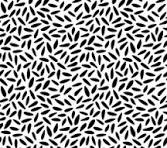
#> input picture DIP_Tasks/2.jfif, 167 x 148 px
$ jupyter execute Task_02_DIP.ipynb
#> lines starting #> are read from the running program, lines starting #| are printed output that depends on the picture; after the words box and inside, x2 and y2 are one past the last pixel; in counts of white or black regions, pixels touching at a corner belong together
## **Digital Image Processing Lab Task: 02**
## **2023-SE-21**

[cell 1]
import cv2
import matplotlib.pyplot as plt

[cell 2]
img = cv2.imread("2.jfif")  # load the image
#> img is the input picture: shape (148, 167, 3); min 0, max 255, mean 161.1

# convert BGR → RGB (because OpenCV stores colors in reverse order)
img = cv2.cvtColor(img, cv2.COLOR_BGR2RGB)

plt.imshow(img)
plt.title("Original Colored Image")
plt.axis("off")

[cell 3]
R = img.copy()
R[:, :, 1] = 0   # remove green channel
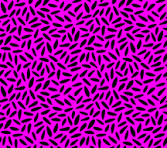
#> R: shape (148, 167, 3); mean R, G, B 161.1, 0, 161.1
R[:, :, 2] = 0   # remove blue channel
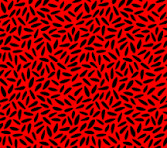
#> R: shape (148, 167, 3); mean R, G, B 161.1, 0, 0

plt.imshow(R)
plt.title("Red Component")
plt.axis("off")

[cell 4]
G = img.copy()
G[:, :, 0] = 0   # remove red
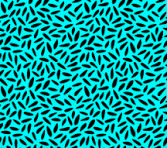
#> G: shape (148, 167, 3); mean R, G, B 0, 161.1, 161.1
G[:, :, 2] = 0   # remove blue
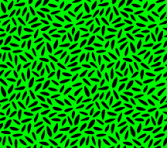
#> G: shape (148, 167, 3); mean R, G, B 0, 161.1, 0

plt.imshow(G)
plt.title("Green Component")
plt.axis("off")

[cell 5]
B = img.copy()
B[:, :, 0] = 0   # remove red
B[:, :, 1] = 0   # remove green
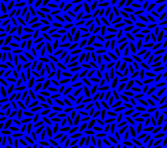
#> B: shape (148, 167, 3); mean R, G, B 0, 0, 161.1

plt.imshow(B)
plt.title("Blue Component")
plt.axis("off")

[cell 6]
gray = cv2.cvtColor(img, cv2.COLOR_RGB2GRAY)

plt.imshow(gray, cmap="gray")
plt.title("Grayscale Image")
plt.axis("off")

[cell 7]
ret, binary = cv2.threshold(gray, 127, 255, cv2.THRESH_BINARY)
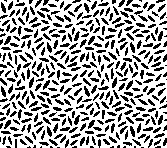
#> binary: shape (148, 167); 65.4% white; black in thin lines or dots

plt.imshow(binary, cmap="gray")
plt.title("Binary Image")
plt.axis("off")

[cell 8]
import cv2
import matplotlib.pyplot as plt
import numpy as np

[cell 9]
img = cv2.imread(r"./2.jfif")
img = cv2.cvtColor(img, cv2.COLOR_BGR2RGB)

# Convert to grayscale
gray = cv2.cvtColor(img, cv2.COLOR_RGB2GRAY)

# Convert to binary
ret, binary = cv2.threshold(gray, 127, 255, cv2.THRESH_BINARY)

[cell 10]
plt.imshow(binary, cmap="gray")
plt.title("Binary Image")
plt.axis("off")

[cell 11]
# connected components
num_labels, labels = cv2.connectedComponents(binary)
#> labels: shape (148, 167) int32; values 0 (black) and 1 (white), 65.4% white; black in thin lines or dots
#> num_labels = 2

[cell 12]
total_objects = num_labels - 1
#> total_objects = 1
print("Total Number of Objects Detected =", total_objects)
#| Total Number of Objects Detected = 1

[cell 13]
# create an empty color image
label_colored = np.zeros((labels.shape[0], labels.shape[1], 3))

for label in range(1, num_labels):  # skip background (0)
    label_colored[labels == label] = np.random.rand(3)  # random colors
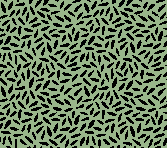
#> label_colored: shape (148, 167, 3) float64; mean of channels 0, 1, 2 0.359, 0.468, 0.394; drawn as B, G, R

$ run again, with DIP_Tasks/3.jfif copied over DIP_Tasks/2.jfif
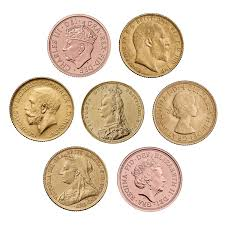
#> input picture DIP_Tasks/3.jfif, 225 x 225 px
#> img is the input picture: shape (225, 225, 3); mean B, G, R 192.8, 210.7, 226.6
#> `ret, binary = cv2.threshold(gray, 127, 255, cv2.THRESH_BINARY)`:
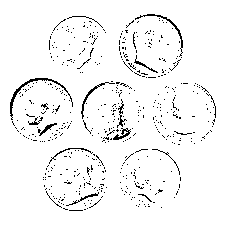
#> binary: shape (225, 225); 95.5% white; black in thin lines or dots, all inside (x1, y1, x2, y2) = (10, 14, 216, 211)
#> num_labels = 2
#> total_objects = 1
#| Total Number of Objects Detected = 1
#> after the loop `for label in range(1, num_labels):`:
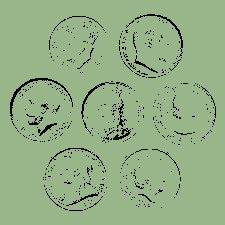
#> label_colored: shape (225, 225, 3) float64; mean of channels 0, 1, 2 0.524, 0.683, 0.576; drawn as B, G, R

$ run again, with DIP_Tasks/4.jfif copied over DIP_Tasks/2.jfif
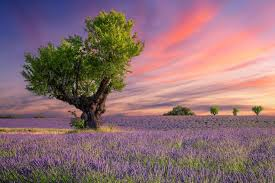
#> input picture DIP_Tasks/4.jfif, 275 x 183 px
#> img is the input picture: shape (183, 275, 3); mean B, G, R 113.8, 109.9, 141.7
#> binary: shape (183, 275); 38.9% white; 684 white regions (666 under 20 px), largest, box (x1, y1, x2, y2) and area: (102, 0, 275, 116) 15481, (0, 70, 30, 97) 550, (20, 97, 83, 117) 383
#> labels: shape (183, 275) int32; 685 distinct labels, from 0 to 684
#> num_labels = 685
#> total_objects = 684
#| Total Number of Objects Detected = 684
#> after the loop `for label in range(1, num_labels):`:
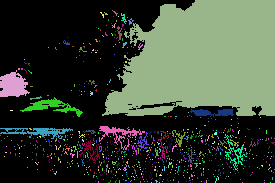
#> label_colored: shape (183, 275, 3) float64; mean of channels 0, 1, 2 0.213, 0.263, 0.225; drawn as B, G, R
